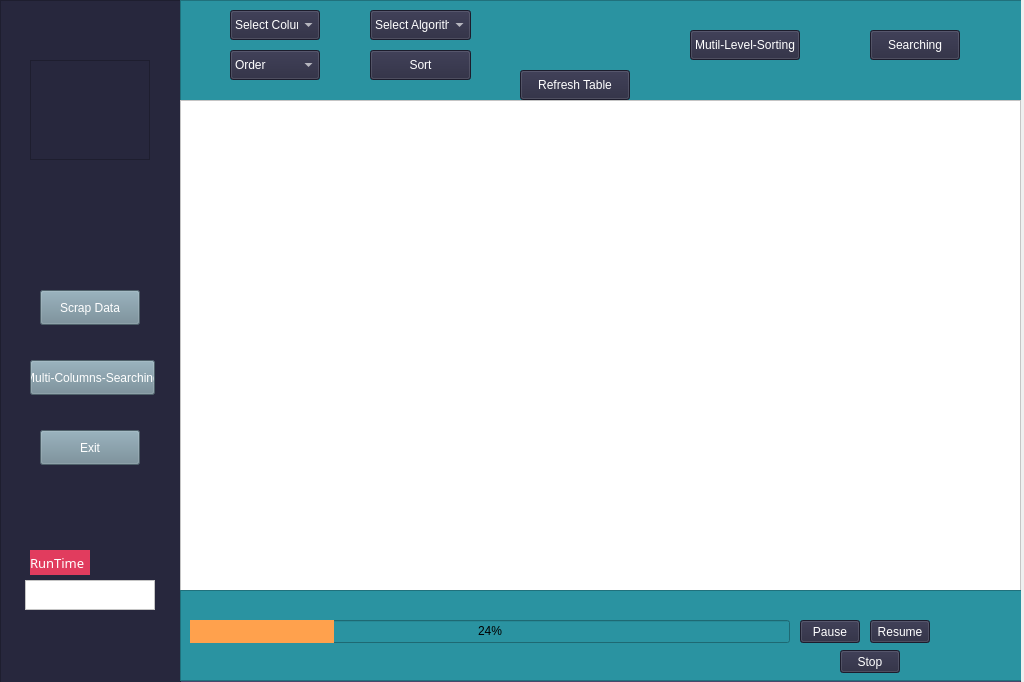
<?xml version="1.0" encoding="UTF-8"?>
<ui version="4.0">
 <class>MainWindow</class>
 <widget class="QMainWindow" name="MainWindow">
  <property name="enabled">
   <bool>true</bool>
  </property>
  <property name="geometry">
   <rect>
    <x>0</x>
    <y>0</y>
    <width>1024</width>
    <height>682</height>
   </rect>
  </property>
  <property name="mouseTracking">
   <bool>true</bool>
  </property>
  <property name="windowTitle">
   <string>MainWindow</string>
  </property>
  <widget class="QWidget" name="MainWidget">
   <widget class="QFrame" name="MainDiv">
    <property name="geometry">
     <rect>
      <x>0</x>
      <y>0</y>
      <width>1021</width>
      <height>771</height>
     </rect>
    </property>
    <property name="styleSheet">
     <string notr="true">background-color: rgb(71, 71, 109);</string>
    </property>
    <property name="frameShape">
     <enum>QFrame::StyledPanel</enum>
    </property>
    <property name="frameShadow">
     <enum>QFrame::Raised</enum>
    </property>
    <widget class="QFrame" name="SideDiv">
     <property name="geometry">
      <rect>
       <x>0</x>
       <y>0</y>
       <width>181</width>
       <height>771</height>
      </rect>
     </property>
     <property name="styleSheet">
      <string notr="true">QFrame
{
background-color: rgb(39, 39, 61);
}</string>
     </property>
     <property name="frameShape">
      <enum>QFrame::StyledPanel</enum>
     </property>
     <property name="frameShadow">
      <enum>QFrame::Raised</enum>
     </property>
     <widget class="QPushButton" name="ExitButton">
      <property name="geometry">
       <rect>
        <x>40</x>
        <y>430</y>
        <width>100</width>
        <height>35</height>
       </rect>
      </property>
      <property name="styleSheet">
       <string notr="true">QPushButton
{
color: rgb(255, 255, 255);

background-color: rgb(111, 136, 148);

}
QPushButton::hover
{
	
	background-color: rgb(0, 128, 103);
}
</string>
      </property>
      <property name="text">
       <string>Exit</string>
      </property>
     </widget>
     <widget class="QFrame" name="Picture">
      <property name="geometry">
       <rect>
        <x>30</x>
        <y>60</y>
        <width>120</width>
        <height>100</height>
       </rect>
      </property>
      <property name="styleSheet">
       <string notr="true">QFrame
{
background-color: rgb(39, 39, 61);
}
QFrame
{
	url(:/picture/Picture.jpeg)
}</string>
      </property>
      <property name="frameShape">
       <enum>QFrame::StyledPanel</enum>
      </property>
      <property name="frameShadow">
       <enum>QFrame::Raised</enum>
      </property>
     </widget>
     <widget class="QPushButton" name="multiLevelSearch">
      <property name="geometry">
       <rect>
        <x>30</x>
        <y>360</y>
        <width>125</width>
        <height>35</height>
       </rect>
      </property>
      <property name="styleSheet">
       <string notr="true">QPushButton
{
color: rgb(255, 255, 255);

background-color: rgb(111, 136, 148);

}
QPushButton::hover
{
	
	background-color: rgb(0, 128, 103);
}
</string>
      </property>
      <property name="text">
       <string>Multi-Columns-Searching</string>
      </property>
     </widget>
     <widget class="QPushButton" name="startScrapping">
      <property name="geometry">
       <rect>
        <x>40</x>
        <y>290</y>
        <width>100</width>
        <height>35</height>
       </rect>
      </property>
      <property name="styleSheet">
       <string notr="true">QPushButton
{
color: rgb(255, 255, 255);

background-color: rgb(111, 136, 148);

}
QPushButton::hover
{
	
	background-color: rgb(0, 128, 103);
}
</string>
      </property>
      <property name="text">
       <string>Scrap Data</string>
      </property>
     </widget>
     <widget class="QTextBrowser" name="RunTime">
      <property name="geometry">
       <rect>
        <x>25</x>
        <y>580</y>
        <width>130</width>
        <height>30</height>
       </rect>
      </property>
      <property name="styleSheet">
       <string notr="true">background-color: rgb(255, 255, 255);</string>
      </property>
     </widget>
     <widget class="QLabel" name="RunTIme">
      <property name="geometry">
       <rect>
        <x>30</x>
        <y>550</y>
        <width>60</width>
        <height>25</height>
       </rect>
      </property>
      <property name="font">
       <font>
        <family>Arial Rounded MT Bold</family>
        <pointsize>10</pointsize>
       </font>
      </property>
      <property name="styleSheet">
       <string notr="true">QLabel
{
	background-color: rgb(225, 60, 94);
color: rgb(255, 255, 255);
}</string>
      </property>
      <property name="text">
       <string>RunTime</string>
      </property>
     </widget>
    </widget>
    <widget class="QFrame" name="TopDiv">
     <property name="geometry">
      <rect>
       <x>180</x>
       <y>0</y>
       <width>851</width>
       <height>101</height>
      </rect>
     </property>
     <property name="styleSheet">
      <string notr="true">background-color: rgb(42, 147, 161);</string>
     </property>
     <property name="frameShape">
      <enum>QFrame::StyledPanel</enum>
     </property>
     <property name="frameShadow">
      <enum>QFrame::Raised</enum>
     </property>
     <widget class="QComboBox" name="SelectOrder">
      <property name="geometry">
       <rect>
        <x>50</x>
        <y>50</y>
        <width>90</width>
        <height>30</height>
       </rect>
      </property>
      <property name="styleSheet">
       <string notr="true">QComboBox
{
background-color: rgb(39, 39, 61);
color: rgb(255, 255, 255);
}
QComboBox QAbstractItemView
{
	background-color: rgb(0, 128, 103);
    color: rgb(255, 255, 255);
}</string>
      </property>
      <item>
       <property name="text">
        <string>Order</string>
       </property>
      </item>
      <item>
       <property name="text">
        <string>Ascending</string>
       </property>
      </item>
      <item>
       <property name="text">
        <string>Decending</string>
       </property>
      </item>
     </widget>
     <widget class="QPushButton" name="SearchWinBtn">
      <property name="geometry">
       <rect>
        <x>690</x>
        <y>30</y>
        <width>90</width>
        <height>30</height>
       </rect>
      </property>
      <property name="styleSheet">
       <string notr="true">QPushButton
{
background-color: rgb(39, 39, 61);
color: rgb(255, 255, 255);
}
QPushButton:hover
{
	
	background-color: rgb(0, 128, 103);
}</string>
      </property>
      <property name="text">
       <string>Searching</string>
      </property>
     </widget>
     <widget class="QPushButton" name="MultiLevelSorting">
      <property name="geometry">
       <rect>
        <x>510</x>
        <y>30</y>
        <width>110</width>
        <height>30</height>
       </rect>
      </property>
      <property name="styleSheet">
       <string notr="true">QPushButton
{
color: rgb(255, 255, 255);
background-color: rgb(39, 39, 61);
}
QPushButton::hover
{
	background-color: rgb(0, 128, 103);
}

</string>
      </property>
      <property name="text">
       <string>Mutil-Level-Sorting</string>
      </property>
     </widget>
     <widget class="QComboBox" name="SelectAlgorithm">
      <property name="geometry">
       <rect>
        <x>190</x>
        <y>10</y>
        <width>101</width>
        <height>30</height>
       </rect>
      </property>
      <property name="styleSheet">
       <string notr="true">QComboBox
{
background-color: rgb(39, 39, 61);
color: rgb(255, 255, 255);
}
QComboBox QAbstractItemView
{
	background-color: rgb(0, 128, 103);
    color: rgb(255, 255, 255);
}</string>
      </property>
      <item>
       <property name="text">
        <string>Select Algorithm</string>
       </property>
      </item>
      <item>
       <property name="text">
        <string>RadixSort</string>
       </property>
      </item>
      <item>
       <property name="text">
        <string>HeapSort</string>
       </property>
      </item>
      <item>
       <property name="text">
        <string>PigeonHoleSort</string>
       </property>
      </item>
      <item>
       <property name="text">
        <string>CountingSort</string>
       </property>
      </item>
      <item>
       <property name="text">
        <string>ShellSort</string>
       </property>
      </item>
      <item>
       <property name="text">
        <string>BubbleSort</string>
       </property>
      </item>
      <item>
       <property name="text">
        <string>SelectionSort</string>
       </property>
      </item>
      <item>
       <property name="text">
        <string>InsertionSort</string>
       </property>
      </item>
      <item>
       <property name="text">
        <string>BucketSort</string>
       </property>
      </item>
      <item>
       <property name="text">
        <string>MergeSort</string>
       </property>
      </item>
      <item>
       <property name="text">
        <string>QuickSort</string>
       </property>
      </item>
      <item>
       <property name="text">
        <string>CocktailShaker</string>
       </property>
      </item>
     </widget>
     <widget class="QComboBox" name="SelectColumn">
      <property name="geometry">
       <rect>
        <x>50</x>
        <y>10</y>
        <width>90</width>
        <height>30</height>
       </rect>
      </property>
      <property name="styleSheet">
       <string notr="true">QComboBox
{
background-color: rgb(39, 39, 61);
color: rgb(255, 255, 255);
}
QComboBox QAbstractItemView
{
	background-color: rgb(0, 128, 103);
    color: rgb(255, 255, 255);
}</string>
      </property>
      <item>
       <property name="text">
        <string>Select Column</string>
       </property>
      </item>
      <item>
       <property name="text">
        <string>Name</string>
       </property>
      </item>
      <item>
       <property name="text">
        <string>Company</string>
       </property>
      </item>
      <item>
       <property name="text">
        <string>Price</string>
       </property>
      </item>
      <item>
       <property name="text">
        <string>Reviews</string>
       </property>
      </item>
      <item>
       <property name="text">
        <string>Ratings</string>
       </property>
      </item>
      <item>
       <property name="text">
        <string>Downloads</string>
       </property>
      </item>
      <item>
       <property name="text">
        <string>Updated Date</string>
       </property>
      </item>
      <item>
       <property name="text">
        <string>Category</string>
       </property>
      </item>
     </widget>
     <widget class="QPushButton" name="SortBtn">
      <property name="geometry">
       <rect>
        <x>190</x>
        <y>50</y>
        <width>101</width>
        <height>30</height>
       </rect>
      </property>
      <property name="styleSheet">
       <string notr="true">QPushButton
{
color: rgb(255, 255, 255);
background-color: rgb(39, 39, 61);
}
QPushButton::hover
{
	background-color: rgb(0, 128, 103);
}

</string>
      </property>
      <property name="text">
       <string>Sort</string>
      </property>
     </widget>
     <widget class="QPushButton" name="Refresh">
      <property name="geometry">
       <rect>
        <x>340</x>
        <y>70</y>
        <width>110</width>
        <height>30</height>
       </rect>
      </property>
      <property name="styleSheet">
       <string notr="true">QPushButton
{
color: rgb(255, 255, 255);
background-color: rgb(39, 39, 61);
}
QPushButton::hover
{
	background-color: rgb(0, 128, 103);
}

</string>
      </property>
      <property name="text">
       <string>Refresh Table</string>
      </property>
     </widget>
    </widget>
    <widget class="QFrame" name="WorkspaceDiv">
     <property name="geometry">
      <rect>
       <x>180</x>
       <y>100</y>
       <width>841</width>
       <height>581</height>
      </rect>
     </property>
     <property name="styleSheet">
      <string notr="true">background-color: rgb(255, 255, 255);</string>
     </property>
     <property name="frameShape">
      <enum>QFrame::StyledPanel</enum>
     </property>
     <property name="frameShadow">
      <enum>QFrame::Raised</enum>
     </property>
     <widget class="QTableView" name="tableView">
      <property name="geometry">
       <rect>
        <x>0</x>
        <y>0</y>
        <width>841</width>
        <height>491</height>
       </rect>
      </property>
     </widget>
     <widget class="QFrame" name="BottomDiv">
      <property name="enabled">
       <bool>true</bool>
      </property>
      <property name="geometry">
       <rect>
        <x>0</x>
        <y>490</y>
        <width>851</width>
        <height>91</height>
       </rect>
      </property>
      <property name="styleSheet">
       <string notr="true">background-color: rgb(42, 147, 161);</string>
      </property>
      <property name="frameShape">
       <enum>QFrame::StyledPanel</enum>
      </property>
      <property name="frameShadow">
       <enum>QFrame::Raised</enum>
      </property>
      <widget class="QProgressBar" name="progressBar">
       <property name="geometry">
        <rect>
         <x>10</x>
         <y>30</y>
         <width>600</width>
         <height>23</height>
        </rect>
       </property>
       <property name="styleSheet">
        <string notr="true">QProgressBar::chunk
{
	
	background-color: rgb(255, 161, 77);
}
QProgressBar
{
text-align:center
}</string>
       </property>
       <property name="value">
        <number>24</number>
       </property>
       <property name="textVisible">
        <bool>true</bool>
       </property>
       <property name="orientation">
        <enum>Qt::Horizontal</enum>
       </property>
       <property name="invertedAppearance">
        <bool>false</bool>
       </property>
       <property name="textDirection">
        <enum>QProgressBar::TopToBottom</enum>
       </property>
      </widget>
      <widget class="QPushButton" name="resumeButton">
       <property name="geometry">
        <rect>
         <x>690</x>
         <y>30</y>
         <width>60</width>
         <height>23</height>
        </rect>
       </property>
       <property name="styleSheet">
        <string notr="true">QPushButton
{
background-color: rgb(39, 39, 61);
color: rgb(255, 255, 255);
}
QPushButton:hover
{
	
	background-color: rgb(0, 128, 103);
}</string>
       </property>
       <property name="text">
        <string>Resume</string>
       </property>
      </widget>
      <widget class="QPushButton" name="pauseButton">
       <property name="geometry">
        <rect>
         <x>620</x>
         <y>30</y>
         <width>60</width>
         <height>23</height>
        </rect>
       </property>
       <property name="styleSheet">
        <string notr="true">QPushButton
{
background-color: rgb(39, 39, 61);
color: rgb(255, 255, 255);
}
QPushButton:hover
{
	
	background-color: rgb(0, 128, 103);
}</string>
       </property>
       <property name="text">
        <string>Pause</string>
       </property>
      </widget>
      <widget class="QPushButton" name="stopButton">
       <property name="geometry">
        <rect>
         <x>660</x>
         <y>60</y>
         <width>60</width>
         <height>23</height>
        </rect>
       </property>
       <property name="styleSheet">
        <string notr="true">QPushButton
{
background-color: rgb(39, 39, 61);
color: rgb(255, 255, 255);
}
QPushButton:hover
{
	
	background-color: rgb(0, 128, 103);
}</string>
       </property>
       <property name="text">
        <string>Stop</string>
       </property>
      </widget>
     </widget>
    </widget>
   </widget>
  </widget>
 </widget>
 <resources>
  <include location="resourceFile.qrc"/>
 </resources>
 <connections/>
</ui>
